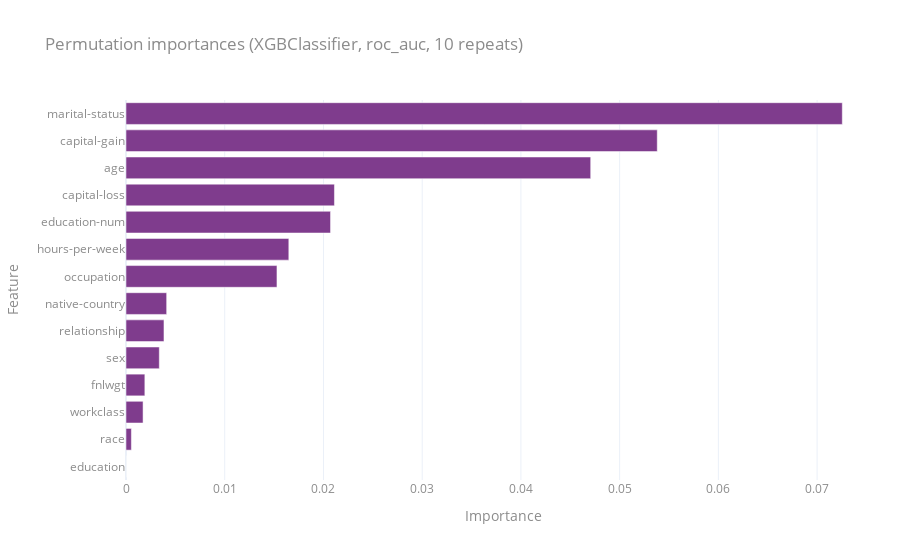

Write notebook code for a chart like this one.
### Code cell
pnd.plot.permutation_importance(estimator_name="XGBClassifier")

### Figure 1 — Plotly figure (JSON) as saved in the notebook; plotly's stock layout.template omitted (floating-point values rounded to 4 significant figures)
{"data": [{"alignmentgroup": "True", "hovertemplate": "Importance=%{x}<br>Feature=%{y}<extra></extra>", "legendgroup": "", "marker": {"color": "rgb(127, 60, 141)", "pattern": {"shape": ""}}, "name": "", "offsetgroup": "", "orientation": "h", "showlegend": false, "textposition": "auto", "type": "bar", "x": [0.04707, 0.05381, 0.02111, 0, 0.02072, 0.001909, 0.01649, 0.07255, 0.004118, 0.01529, 0.0005453, 0.003846, 0.003373, 0.001728], "xaxis": "x", "y": ["age", "capital-gain", "capital-loss", "education", "education-num", "fnlwgt", "hours-per-week", "marital-status", "native-country", "occupation", "race", "relationship", "sex", "workclass"], "yaxis": "y"}], "layout": {"barmode": "relative", "legend": {"tracegroupgap": 0}, "title": {"text": "Permutation importances (XGBClassifier, roc_auc, 10 repeats)"}, "xaxis": {"anchor": "y", "domain": [0, 1], "title": {"text": "Importance"}}, "yaxis": {"anchor": "x", "categoryorder": "total ascending", "domain": [0, 1], "title": {"text": "Feature"}}}}
